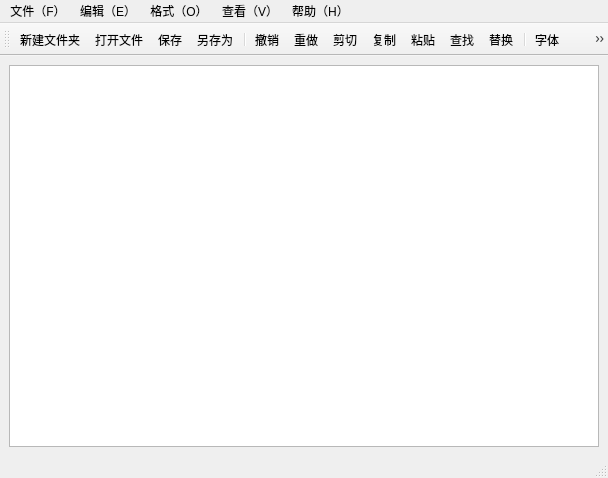
<?xml version="1.0" encoding="UTF-8"?>
<ui version="4.0">
 <class>MainWindow</class>
 <widget class="QMainWindow" name="MainWindow">
  <property name="geometry">
   <rect>
    <x>0</x>
    <y>0</y>
    <width>608</width>
    <height>478</height>
   </rect>
  </property>
  <property name="windowTitle">
   <string>MainWindow</string>
  </property>
  <widget class="QWidget" name="centralwidget">
   <layout class="QGridLayout" name="gridLayout">
    <item row="0" column="0">
     <layout class="QVBoxLayout" name="verticalLayout">
      <item>
       <widget class="QTextEdit" name="textEdit"/>
      </item>
     </layout>
    </item>
   </layout>
  </widget>
  <widget class="QMenuBar" name="menubar">
   <property name="geometry">
    <rect>
     <x>0</x>
     <y>0</y>
     <width>608</width>
     <height>20</height>
    </rect>
   </property>
   <widget class="QMenu" name="menu_F">
    <property name="title">
     <string>文件（F）</string>
    </property>
    <addaction name="NewFIle"/>
    <addaction name="openFile"/>
    <addaction name="saveFile"/>
    <addaction name="saveAs"/>
   </widget>
   <widget class="QMenu" name="menu_E">
    <property name="title">
     <string>编辑（E）</string>
    </property>
    <addaction name="Undo"/>
    <addaction name="Redo"/>
    <addaction name="Cut"/>
    <addaction name="Copy"/>
    <addaction name="Paste"/>
    <addaction name="separator"/>
    <addaction name="FInd"/>
    <addaction name="replace"/>
    <addaction name="All"/>
   </widget>
   <widget class="QMenu" name="menu_O">
    <property name="title">
     <string>格式（O）</string>
    </property>
    <addaction name="AutoEnter"/>
    <addaction name="ShouLIne"/>
    <addaction name="FontFormat"/>
    <addaction name="FontColor"/>
    <addaction name="FontBackground"/>
   </widget>
   <widget class="QMenu" name="menu_V">
    <property name="title">
     <string>查看（V）</string>
    </property>
    <addaction name="ToolBar"/>
    <addaction name="StatusBar"/>
    <addaction name="separator"/>
   </widget>
   <widget class="QMenu" name="menu_H">
    <property name="title">
     <string>帮助（H）</string>
    </property>
    <addaction name="About"/>
   </widget>
   <addaction name="menu_F"/>
   <addaction name="menu_E"/>
   <addaction name="menu_O"/>
   <addaction name="menu_V"/>
   <addaction name="menu_H"/>
  </widget>
  <widget class="QStatusBar" name="statusbar"/>
  <widget class="QToolBar" name="toolBar">
   <property name="windowTitle">
    <string>toolBar</string>
   </property>
   <attribute name="toolBarArea">
    <enum>TopToolBarArea</enum>
   </attribute>
   <attribute name="toolBarBreak">
    <bool>false</bool>
   </attribute>
   <addaction name="NewFIle"/>
   <addaction name="openFile"/>
   <addaction name="saveFile"/>
   <addaction name="saveAs"/>
   <addaction name="separator"/>
   <addaction name="Undo"/>
   <addaction name="Redo"/>
   <addaction name="Cut"/>
   <addaction name="Copy"/>
   <addaction name="Paste"/>
   <addaction name="FInd"/>
   <addaction name="replace"/>
   <addaction name="separator"/>
   <addaction name="FontFormat"/>
   <addaction name="FontColor"/>
   <addaction name="ToolBar"/>
   <addaction name="StatusBar"/>
  </widget>
  <action name="NewFIle">
   <property name="icon">
    <iconset theme="QIcon::ThemeIcon::FolderNew"/>
   </property>
   <property name="text">
    <string>新建文件夹</string>
   </property>
   <property name="shortcut">
    <string>Ctrl+N</string>
   </property>
   <property name="menuRole">
    <enum>QAction::MenuRole::NoRole</enum>
   </property>
  </action>
  <action name="openFile">
   <property name="icon">
    <iconset theme="QIcon::ThemeIcon::FolderOpen"/>
   </property>
   <property name="text">
    <string>打开文件</string>
   </property>
   <property name="menuRole">
    <enum>QAction::MenuRole::NoRole</enum>
   </property>
  </action>
  <action name="saveFile">
   <property name="icon">
    <iconset theme="QIcon::ThemeIcon::DocumentSave"/>
   </property>
   <property name="text">
    <string>保存</string>
   </property>
   <property name="shortcut">
    <string>Ctrl+S</string>
   </property>
   <property name="menuRole">
    <enum>QAction::MenuRole::NoRole</enum>
   </property>
  </action>
  <action name="saveAs">
   <property name="icon">
    <iconset theme="QIcon::ThemeIcon::DocumentSaveAs"/>
   </property>
   <property name="text">
    <string>另存为</string>
   </property>
   <property name="menuRole">
    <enum>QAction::MenuRole::NoRole</enum>
   </property>
  </action>
  <action name="Undo">
   <property name="icon">
    <iconset theme="QIcon::ThemeIcon::EditUndo"/>
   </property>
   <property name="text">
    <string>撤销</string>
   </property>
   <property name="shortcut">
    <string>Ctrl+Z</string>
   </property>
   <property name="menuRole">
    <enum>QAction::MenuRole::NoRole</enum>
   </property>
  </action>
  <action name="Redo">
   <property name="icon">
    <iconset theme="QIcon::ThemeIcon::EditRedo"/>
   </property>
   <property name="text">
    <string>重做</string>
   </property>
   <property name="shortcut">
    <string>Ctrl+R</string>
   </property>
   <property name="menuRole">
    <enum>QAction::MenuRole::NoRole</enum>
   </property>
  </action>
  <action name="Cut">
   <property name="icon">
    <iconset theme="QIcon::ThemeIcon::EditCut"/>
   </property>
   <property name="text">
    <string>剪切</string>
   </property>
   <property name="shortcut">
    <string>Ctrl+X</string>
   </property>
   <property name="menuRole">
    <enum>QAction::MenuRole::NoRole</enum>
   </property>
  </action>
  <action name="Copy">
   <property name="icon">
    <iconset theme="QIcon::ThemeIcon::EditCopy"/>
   </property>
   <property name="text">
    <string>复制</string>
   </property>
   <property name="shortcut">
    <string>Ctrl+C</string>
   </property>
   <property name="menuRole">
    <enum>QAction::MenuRole::NoRole</enum>
   </property>
  </action>
  <action name="Paste">
   <property name="icon">
    <iconset theme="QIcon::ThemeIcon::EditPaste"/>
   </property>
   <property name="text">
    <string>粘贴</string>
   </property>
   <property name="shortcut">
    <string>Ctrl+V</string>
   </property>
   <property name="menuRole">
    <enum>QAction::MenuRole::NoRole</enum>
   </property>
  </action>
  <action name="FInd">
   <property name="icon">
    <iconset theme="QIcon::ThemeIcon::EditFind"/>
   </property>
   <property name="text">
    <string>查找</string>
   </property>
   <property name="shortcut">
    <string>Ctrl+F</string>
   </property>
   <property name="menuRole">
    <enum>QAction::MenuRole::NoRole</enum>
   </property>
  </action>
  <action name="replace">
   <property name="icon">
    <iconset theme="QIcon::ThemeIcon::DocumentSend"/>
   </property>
   <property name="text">
    <string>替换</string>
   </property>
   <property name="toolTip">
    <string>替换</string>
   </property>
   <property name="menuRole">
    <enum>QAction::MenuRole::NoRole</enum>
   </property>
  </action>
  <action name="AutoEnter">
   <property name="icon">
    <iconset theme="QIcon::ThemeIcon::ObjectRotateRight"/>
   </property>
   <property name="text">
    <string>自动换行</string>
   </property>
   <property name="menuRole">
    <enum>QAction::MenuRole::NoRole</enum>
   </property>
  </action>
  <action name="ShouLIne">
   <property name="text">
    <string>显示行号</string>
   </property>
   <property name="menuRole">
    <enum>QAction::MenuRole::NoRole</enum>
   </property>
  </action>
  <action name="FontFormat">
   <property name="icon">
    <iconset theme="QIcon::ThemeIcon::FormatTextStrikethrough"/>
   </property>
   <property name="text">
    <string>字体</string>
   </property>
   <property name="menuRole">
    <enum>QAction::MenuRole::NoRole</enum>
   </property>
  </action>
  <action name="FontColor">
   <property name="icon">
    <iconset theme="QIcon::ThemeIcon::WeatherClear"/>
   </property>
   <property name="text">
    <string>字体颜色</string>
   </property>
   <property name="menuRole">
    <enum>QAction::MenuRole::NoRole</enum>
   </property>
  </action>
  <action name="FontBackground">
   <property name="text">
    <string>字体背景</string>
   </property>
   <property name="menuRole">
    <enum>QAction::MenuRole::NoRole</enum>
   </property>
  </action>
  <action name="ToolBar">
   <property name="icon">
    <iconset theme="QIcon::ThemeIcon::MailAttachment"/>
   </property>
   <property name="text">
    <string>工具栏</string>
   </property>
   <property name="menuRole">
    <enum>QAction::MenuRole::NoRole</enum>
   </property>
  </action>
  <action name="StatusBar">
   <property name="icon">
    <iconset theme="QIcon::ThemeIcon::Battery"/>
   </property>
   <property name="text">
    <string>状态栏</string>
   </property>
   <property name="menuRole">
    <enum>QAction::MenuRole::NoRole</enum>
   </property>
  </action>
  <action name="About">
   <property name="icon">
    <iconset theme="QIcon::ThemeIcon::HelpFaq"/>
   </property>
   <property name="text">
    <string>关于</string>
   </property>
   <property name="menuRole">
    <enum>QAction::MenuRole::NoRole</enum>
   </property>
  </action>
  <action name="All">
   <property name="icon">
    <iconset theme="QIcon::ThemeIcon::EditSelectAll"/>
   </property>
   <property name="text">
    <string>全选</string>
   </property>
   <property name="toolTip">
    <string>全选</string>
   </property>
   <property name="shortcut">
    <string>Ctrl+A</string>
   </property>
   <property name="menuRole">
    <enum>QAction::MenuRole::NoRole</enum>
   </property>
  </action>
  <action name="actionExit">
   <property name="icon">
    <iconset theme="QIcon::ThemeIcon::EditClear"/>
   </property>
   <property name="text">
    <string>Exit</string>
   </property>
   <property name="toolTip">
    <string>退出</string>
   </property>
   <property name="menuRole">
    <enum>QAction::MenuRole::QuitRole</enum>
   </property>
  </action>
 </widget>
 <resources/>
 <connections/>
</ui>
